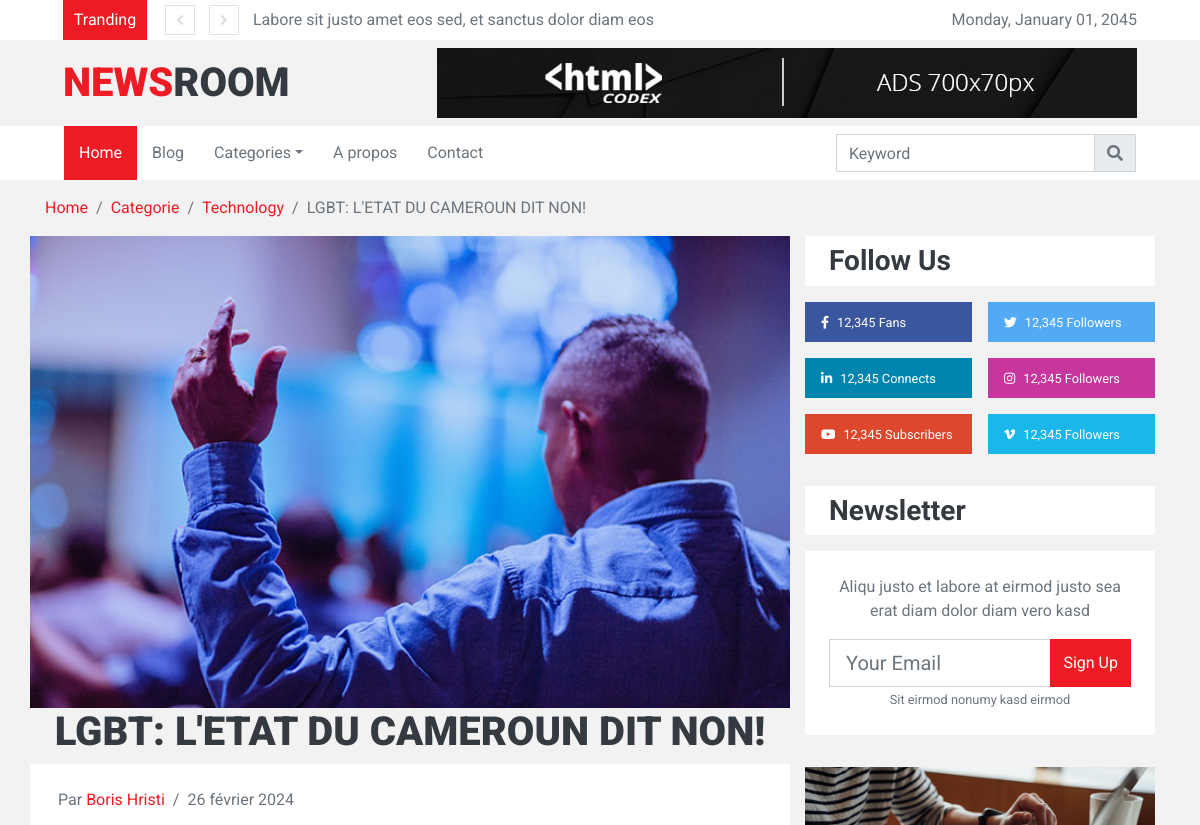
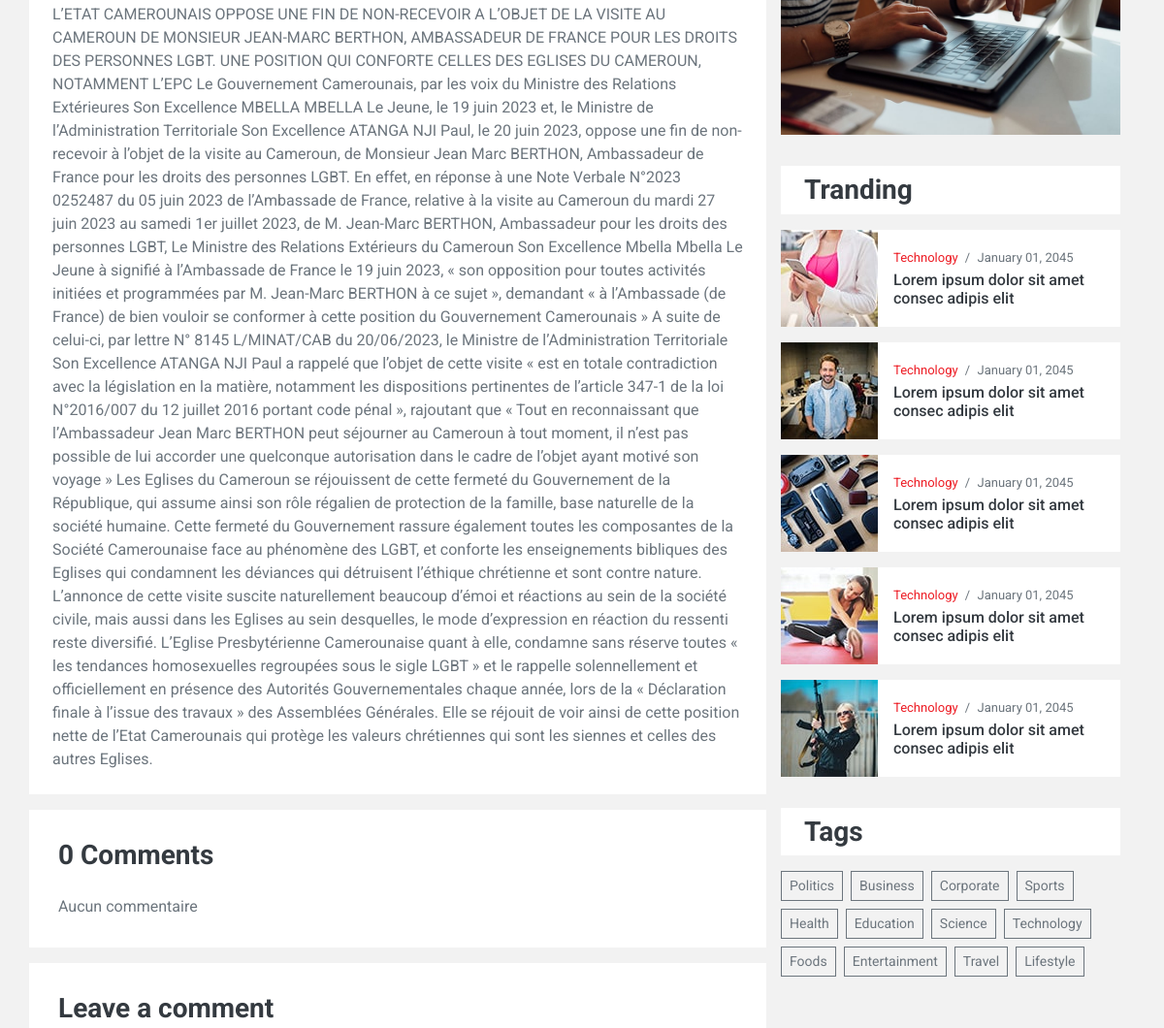
The app's page /single/lgbt-letat-du-cameroun-dit-non (upper part), older data (2 pictures, top to bottom).
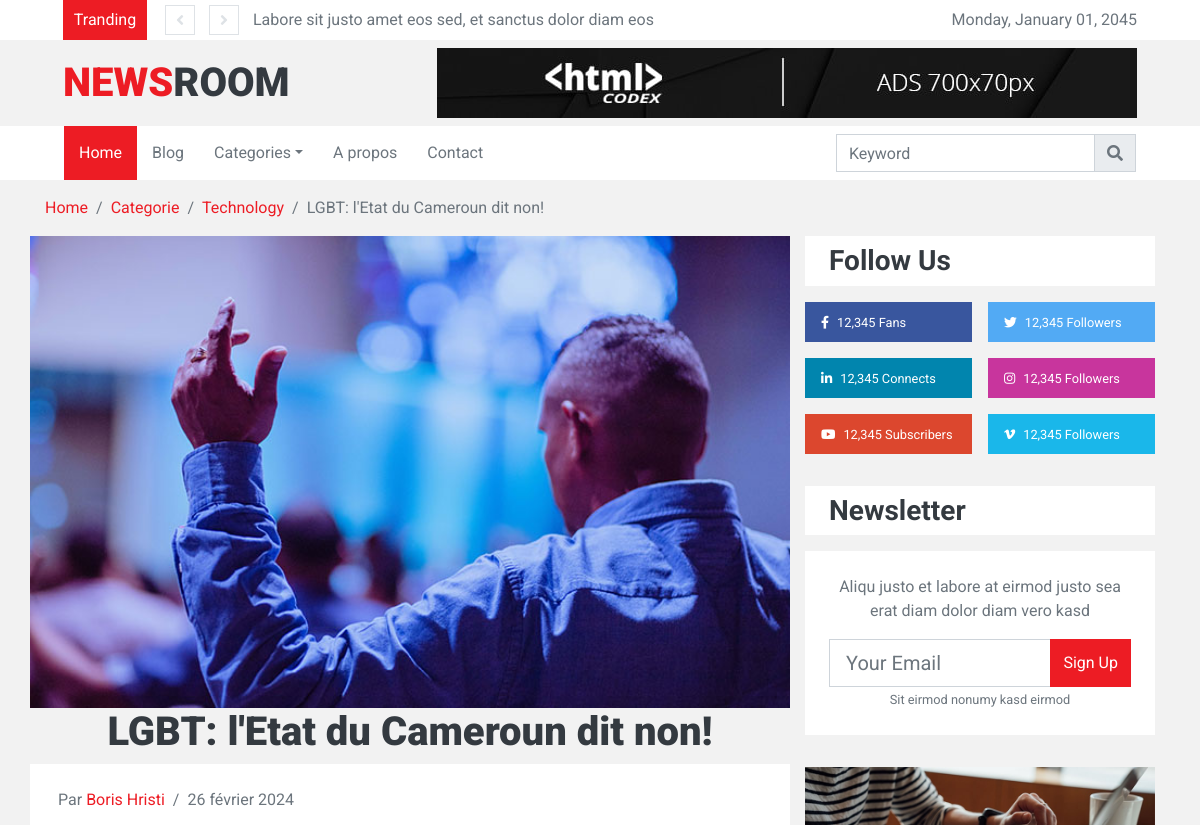
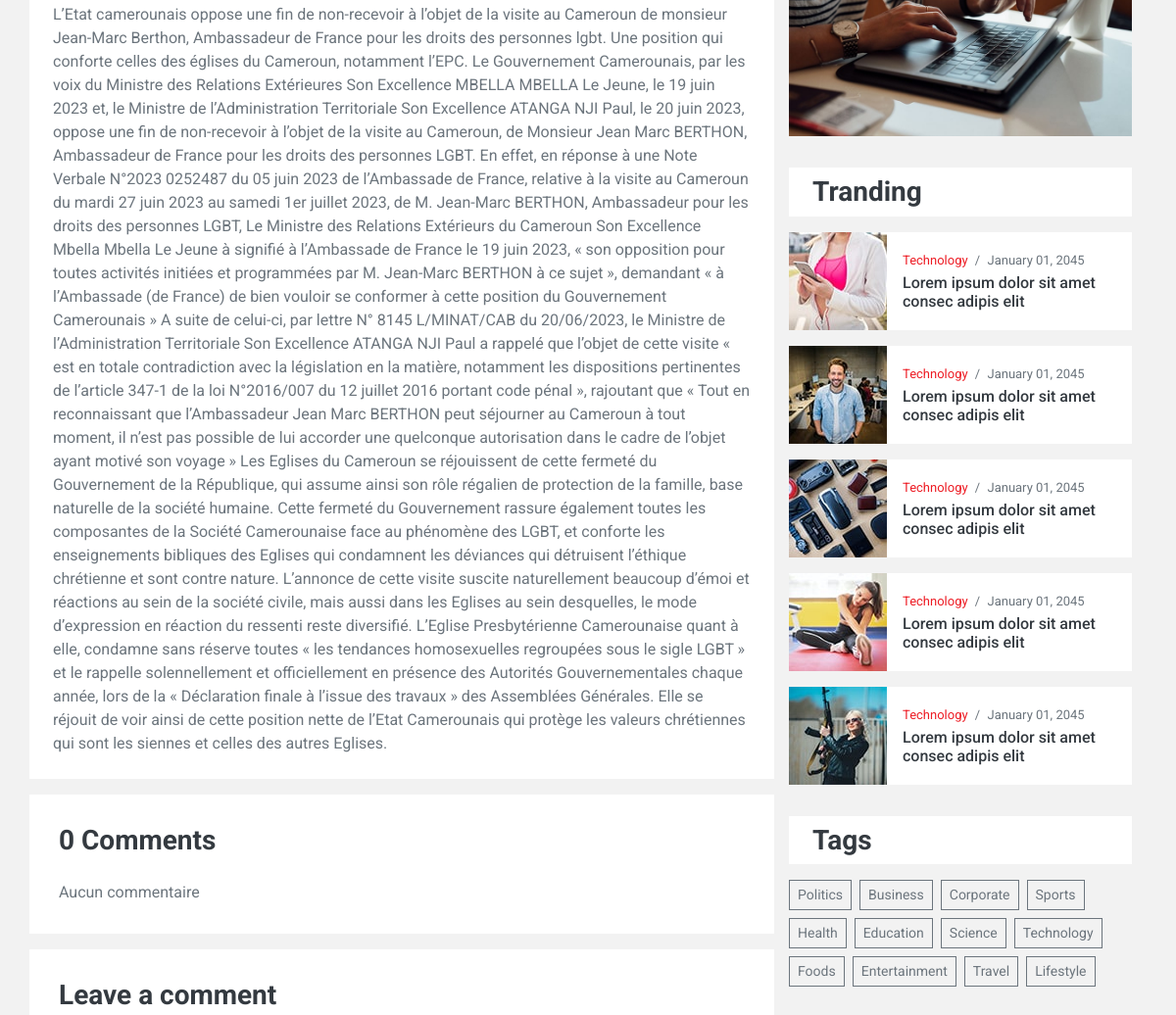
The same page, newer data (2 pictures, top to bottom).
### blog/models.py (models this page shows, shortened)
class BlogPost(models.Model):
    title = models.CharField(max_length=255, unique=True, verbose_name='Titre')
    slug = models.SlugField(max_length=255, unique=True, blank=True)
    author = models.ForeignKey(User, on_delete=models.SET_NULL, null=True, blank=True)
    last_update = models.DateTimeField(auto_now=True)
    created_on = models.DateField(blank=True, null=True)
    category = models.ManyToManyField(CategoryPost)
    published = models.BooleanField(default=False, verbose_name="Publié")
    image = models.ImageField(upload_to="images")
    content = models.TextField(blank=True, verbose_name='Contenu')
    read_count = models.IntegerField(default=0, verbose_name='Nombre de lecture')
    class Meta:
        ordering = ['-created_on']
        verbose_name = "Article"
    def save(self, *args, **kwargs):
        if not self.slug:
            self.slug = slugify(self.title)
        super().save(*args, **kwargs)
    @property
    def author_or_default(self):
        return f"{self.author.first_name} {self.author.last_name}" if self.author else "auteur inconnu"

### blog/views.py (the view)
# urls.py: path('single/<str:slug>', single_view, name="single"),
def single_view(request, slug):
    single_post = BlogPost.objects.get(slug=slug)
    categories_post = single_post.category.all()
    posts = BlogPost.objects.all().filter(published=True).exclude(slug=single_post.slug)
    categories = CategoryPost.objects.all()
    comments = CommentsPost.objects.all().filter(post=single_post)
    single_post.read_count += 1
    single_post.save()
    i = 0
    for comment in comments:
        i += 1
    print("*******" * 5)
    print(i)
    context = {"post": single_post, "posts": posts[:4], "categories": categories[:6], "nombre_comment": i,
               "categories_post": categories_post, "comments": comments}
    return render(request, "blog/single.html", context)

### blog/templates/blog/single.html (shortened to what this page needs)
{% extends 'base_site.html' %}
{% load static %}
{% block content %}
    <div class="container-fluid p-0 m-0">
        <div class="container">
            <nav class="breadcrumb bg-transparent m-0 p-0">
                <a class="breadcrumb-item" href="{% url 'index' %}">Home</a>
                <a class="breadcrumb-item" href="#">Categorie</a>
                <a class="breadcrumb-item" href="#">Technology</a>
                <span class="breadcrumb-item active">{{ post.title }}</span>
            </nav>
        </div>
    </div>
    <div class="container-fluid py-3">
        <div class="container">
            <div class="row">
                <div class="col-lg-8 m-0 p-0">
                    <div class="position-relative mb-3">
                        <img class="img-fluid w-100" src="{{ post.image.url }}" style="object-fit: cover;">
                        <h1 style="text-align: center">{{ post.title }}</h1>
                        <div class="overlay position-relative bg-light p-2 p-sm-4">
                            <div class="mb-3">
                                <span class="px-1">Par</span><a href="">{{ post.author_or_default }}</a>
                                <span class="px-1">/</span>
                                <span>{{ post.created_on }}</span>
                            </div>
                            <div>
                                {{ post.content|safe}}
                            </div>
                        </div>
                    </div>
                    <div class="bg-light mb-3" style="padding: 30px;">
                        <h3 class="mb-4">{{ nombre_comment }} Comments</h3>
                        {% if comments %}
                            {% for comment in comments %}
                            <div class="media mb-4">
                                <img src="{% static 'img/user.jpg' %}" alt="Image" class="img-fluid mr-3 mt-1" style="width: 45px;">
                                <div class="media-body">
                                    <h6><a href="">{{ post.author_or_default }}</a> <small> | <i>le {{ comment.created_on }}</i></small></h6>
                                    <p>{{ comment.comment }}</p>
                                    <button class="btn btn-sm btn-outline-secondary">Reply</button>
                                </div>
                            </div>
                            {% endfor %}
                        {% else %}
                            <span>Aucun commentaire</span>
                        {% endif %}
                    </div>
                    <div class="bg-light mb-3" style="padding: 30px;">
                        <h3 class="mb-4">Leave a comment</h3>
                    </div>
                </div>
                <div class="col-lg-4 pt-3 pt-lg-0">
                    <div class="pb-3">
                        <div class="bg-light py-2 px-4 mb-3">
                            <h3 class="m-0">Follow Us</h3>
                        </div>
                        <div class="d-flex mb-3">
                            <a href="" class="d-block w-50 py-2 px-3 text-white text-decoration-none mr-2" style="background: #39569E;">
                                <small class="fab fa-facebook-f mr-2"></small><small>12,345 Fans</small>
                            </a>
                            <a href="" class="d-block w-50 py-2 px-3 text-white text-decoration-none ml-2" style="background: #52AAF4;">
                                <small class="fab fa-twitter mr-2"></small><small>12,345 Followers</small>
                            </a>
                        </div>
                        <div class="d-flex mb-3">
                            <a href="" class="d-block w-50 py-2 px-3 text-white text-decoration-none mr-2" style="background: #0185AE;">
                                <small class="fab fa-linkedin-in mr-2"></small><small>12,345 Connects</small>
                            </a>
                            <a href="" class="d-block w-50 py-2 px-3 text-white text-decoration-none ml-2" style="background: #C8359D;">
                                <small class="fab fa-instagram mr-2"></small><small>12,345 Followers</small>
                            </a>
                        </div>
                        <div class="d-flex mb-3">
                            <a href="" class="d-block w-50 py-2 px-3 text-white text-decoration-none mr-2" style="background: #DC472E;">
                                <small class="fab fa-youtube mr-2"></small><small>12,345 Subscribers</small>
                            </a>
                            <a href="" class="d-block w-50 py-2 px-3 text-white text-decoration-none ml-2" style="background: #1AB7EA;">
                                <small class="fab fa-vimeo-v mr-2"></small><small>12,345 Followers</small>
                            </a>
                        </div>
                    </div>
                    <div class="pb-3">
                        <div class="bg-light py-2 px-4 mb-3">
                            <h3 class="m-0">Newsletter</h3>
                        </div>
                        <div class="bg-light text-center p-4 mb-3">
                            <p>Aliqu justo et labore at eirmod justo sea erat diam dolor diam vero kasd</p>
                            <div class="input-group" style="width: 100%;">
                                <input type="text" class="form-control form-control-lg" placeholder="Your Email">
                                <div class="input-group-append">
                                    <button class="btn btn-primary">Sign Up</button>
                                </div>
                            </div>
                            <small>Sit eirmod nonumy kasd eirmod</small>
                        </div>
                    </div>
                    <div class="mb-3 pb-3">
                        <a href=""><img class="img-fluid" src="{% static 'img/news-500x280-4.jpg' %}" alt=""></a>
                    </div>
                    <div class="pb-3">
                        <div class="bg-light py-2 px-4 mb-3">
                            <h3 class="m-0">Tranding</h3>
                        </div>
                        <div class="d-flex mb-3">
                            <img src="{% static 'img/news-100x100-1.jpg' %}" style="width: 100px; height: 100px; object-fit: cover;">
                            <div class="w-100 d-flex flex-column justify-content-center bg-light px-3" style="height: 100px;">
                                <div class="mb-1" style="font-size: 13px;">
                                    <a href="">Technology</a>
                                    <span class="px-1">/</span>
                                    <span>January 01, 2045</span>
                                </div>
                                <a class="h6 m-0" href="">Lorem ipsum dolor sit amet consec adipis elit</a>
                            </div>
                        </div>
                        <div class="d-flex mb-3">
                            <img src="{% static 'img/news-100x100-2.jpg' %}" style="width: 100px; height: 100px; object-fit: cover;">
                            <div class="w-100 d-flex flex-column justify-content-center bg-light px-3" style="height: 100px;">
                                <div class="mb-1" style="font-size: 13px;">
                                    <a href="">Technology</a>
                                    <span class="px-1">/</span>
                                    <span>January 01, 2045</span>
                                </div>
                                <a class="h6 m-0" href="">Lorem ipsum dolor sit amet consec adipis elit</a>
                            </div>
                        </div>
                        <div class="d-flex mb-3">
                            <img src="{% static 'img/news-100x100-3.jpg' %}" style="width: 100px; height: 100px; object-fit: cover;">
                            <div class="w-100 d-flex flex-column justify-content-center bg-light px-3" style="height: 100px;">
                                <div class="mb-1" style="font-size: 13px;">
                                    <a href="">Technology</a>
                                    <span class="px-1">/</span>
                                    <span>January 01, 2045</span>
                                </div>
                                <a class="h6 m-0" href="">Lorem ipsum dolor sit amet consec adipis elit</a>
                            </div>
                        </div>
                        <div class="d-flex mb-3">
                            <img src="{% static 'img/news-100x100-4.jpg' %}" style="width: 100px; height: 100px; object-fit: cover;">
                            <div class="w-100 d-flex flex-column justify-content-center bg-light px-3" style="height: 100px;">
                                <div class="mb-1" style="font-size: 13px;">
                                    <a href="">Technology</a>
                                    <span class="px-1">/</span>
                                    <span>January 01, 2045</span>
                                </div>
                                <a class="h6 m-0" href="">Lorem ipsum dolor sit amet consec adipis elit</a>
                            </div>
                        </div>
                        <div class="d-flex mb-3">
                            <img src="{% static 'img/news-100x100-5.jpg' %}" style="width: 100px; height: 100px; object-fit: cover;">
                            <div class="w-100 d-flex flex-column justify-content-center bg-light px-3" style="height: 100px;">
                                <div class="mb-1" style="font-size: 13px;">
                                    <a href="">Technology</a>
                                    <span class="px-1">/</span>
                                    <span>January 01, 2045</span>
                                </div>
                                <a class="h6 m-0" href="">Lorem ipsum dolor sit amet consec adipis elit</a>
                            </div>
                        </div>
                    </div>
                    <div class="pb-3">
                        <div class="bg-light py-2 px-4 mb-3">
                            <h3 class="m-0">Tags</h3>
                        </div>
                        <div class="d-flex flex-wrap m-n1">
                            <a href="" class="btn btn-sm btn-outline-secondary m-1">Politics</a>
                            <a href="" class="btn btn-sm btn-outline-secondary m-1">Business</a>
                            <a href="" class="btn btn-sm btn-outline-secondary m-1">Corporate</a>
                            <a href="" class="btn btn-sm btn-outline-secondary m-1">Sports</a>
                            <a href="" class="btn btn-sm btn-outline-secondary m-1">Health</a>
                            <a href="" class="btn btn-sm btn-outline-secondary m-1">Education</a>
                            <a href="" class="btn btn-sm btn-outline-secondary m-1">Science</a>
                            <a href="" class="btn btn-sm btn-outline-secondary m-1">Technology</a>
                            <a href="" class="btn btn-sm btn-outline-secondary m-1">Foods</a>
                            <a href="" class="btn btn-sm btn-outline-secondary m-1">Entertainment</a>
                            <a href="" class="btn btn-sm btn-outline-secondary m-1">Travel</a>
                            <a href="" class="btn btn-sm btn-outline-secondary m-1">Lifestyle</a>
                        </div>
                    </div>
                </div>
            </div>
        </div>
    </div>
{% endblock %}

Row changes from the older to the newer data that the page shows:
changed BlogPost "Boris Hristi": title "LGBT: L'ETAT DU CAMEROUN DIT NON!" → "LGBT: l'Etat du Cameroun dit non!"; content "L’ETAT CAMEROUNAIS OPPOSE UNE FIN DE NON-RECEVOIR A L’OBJET DE LA VISITE AU CAMEROUN DE MONSIEUR JEAN-MARC BERTHON, AMBASSADEUR DE FRANCE POUR LES DROITS DES PERSONNES LGBT. UNE POSITION QUI CONFORTE CELLES DES EGLISES DU CAMEROUN, NOTAMMENT L’EPC Le Gouvernement Camerounais, par…" → "L’Etat camerounais oppose une fin de non-recevoir à l’objet de la visite au Cameroun de monsieur Jean-Marc Berthon, Ambassadeur de France pour les droits des personnes lgbt. Une position qui conforte celles des églises du Cameroun, notamment l’EPC. Le Gouvernement Camerounais, par…"
